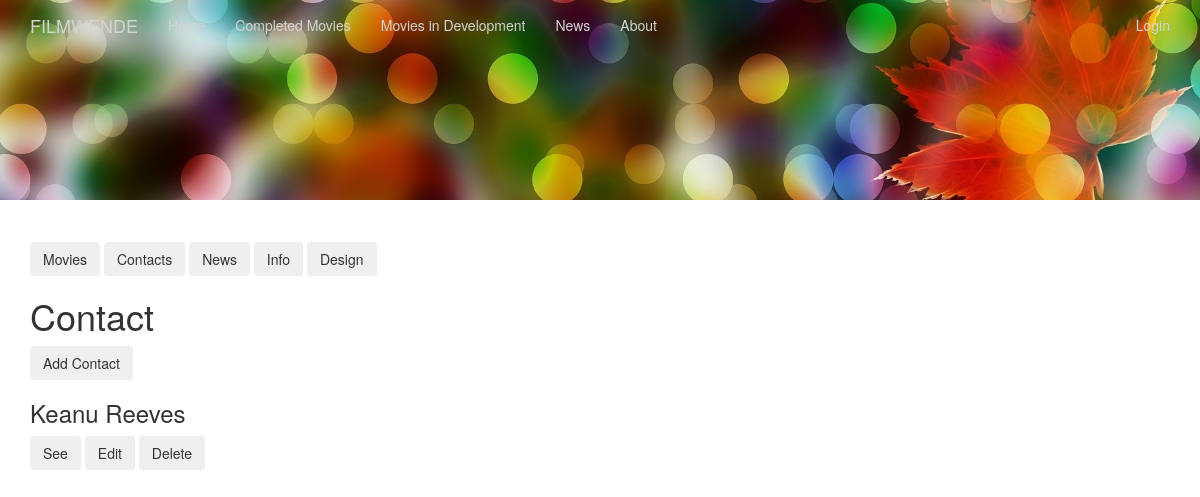
Before: /dashboard_contacts with the older database file.
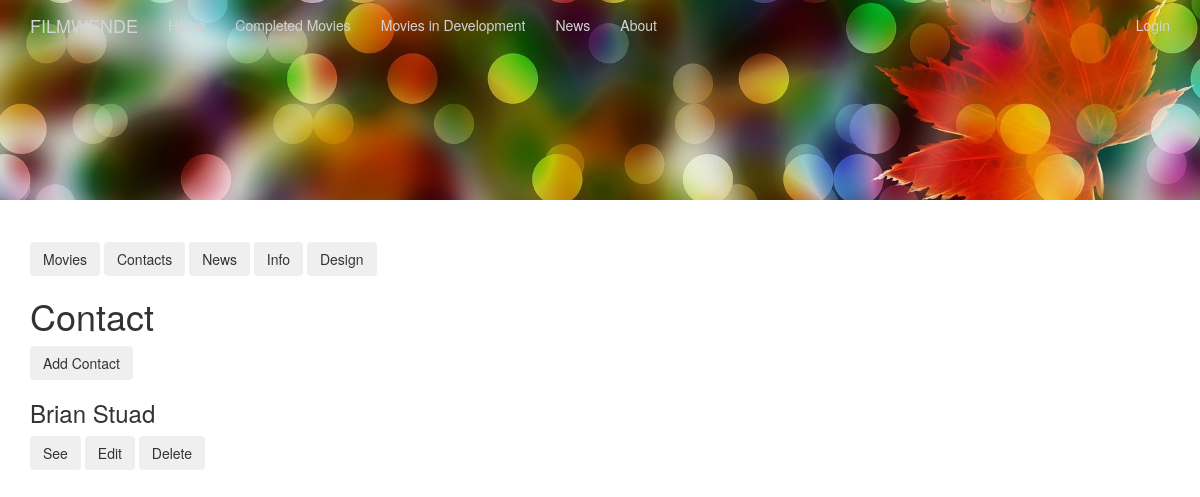
After: the same page with the newer database file.
### app/models.py (models this page shows, shortened)
class Contact(db.Model):
    __tablename__ = "contacts"
    id = db.Column(db.Integer, primary_key = True)
    name = db.Column(db.String(32))

### app/routes.py (the view)
@app.route ('/dashboard_contacts')
def dashboard_contacts():
    contacts = Contact.query.all()
    return render_template('dashboard_contacts.html',contacts=contacts)

### app/templates/dashboard_contacts.html
{% extends "base.html" %}
{% block content %}
<div class="row">
    <img id="header" src="/static/Header1.jpg" alt="My image"/>
    <div class="col-md-3"></div>
  </div>
  <div class="container">
  <div class="col"><hr></div>
  {% include '_dashboard.html' %}
  <h1>Contact</h1>
  <button type="button" class="btn btn-outline-secondary" onclick ="window.location = '/edit_contact';"> Add Contact</button>
  {% if contacts | length > 0 %}
    {%for contact in contacts%}
        <div>
          {% include '_contact.html' %}
          <button type="button" class="btn btn-outline-secondary" onclick ="window.location = '/contacts/{{contact.id}}';"> See </button>
          <button type="button" class="btn btn-outline-secondary" onclick ="window.location = '/edit_contact?id={{contact.id}}';"> Edit </button>
          <button type="button" class="btn btn-outline-secondary" onclick ="window.location = '/delete_contact?id={{contact.id}}';"> Delete </button>
        </div>
    {%endfor%}
  {%else%}
    <i>No contact yet.</i>
  {%endif%}
  </div>
{%endblock%}

### app/templates/base.html (shortened to what this page needs)
{% extends 'bootstrap/base.html' %}
{% block styles %}
    {{super()}}
        <link rel="stylesheet" href="{{url_for('.static', filename='mystyle.css')}}">
{% endblock %}
{% block navbar %}
<nav class="navbar navbar-inverse navbar-fixed-top" id="productnav" style="background-color: #00000000">
        <div class="container">
                <div class="navbar-header">
                    <a class="navbar-brand" href="{{ url_for('index') }}">FILMWENDE</a>
                </div>
                <div class="collapse navbar-collapse" id="bs-example-navbar-collapse-1">
                    <ul class="nav navbar-nav">
                        <li><a href="{{ url_for('index') }}">Home</a></li>
                        <li><a onload="currentLinkFunction()" href="{{ url_for('completed') }}">Completed Movies</a></li>
                        <li><a onload="currentLinkFunction()" href="{{ url_for('development') }}">Movies in Development</a></li>
                        <li><a onload="currentLinkFunction()" href="{{ url_for('news') }}">News</a></li>
                        <li><a onload="currentLinkFunction()" href="{{ url_for('about') }}">About</a></li>
                    </ul>
                    <ul class="nav navbar-nav navbar-right">
                        {% if current_user.is_anonymous %}
                        <li><a href="{{ url_for('login') }}">Login</a></li>
                        {% else %}
                        <li><a onload="currentLinkFunction()"  href="{{ url_for('dashboard') }}">Dashboard</a></li>
                        <li><a href="{{ url_for('logout') }}">Logout</a></li>
                        {% endif %}
                    </ul>
                </div>
                </div>
        </nav>
{% endblock %}

### app/templates/_dashboard.html
<div>
  <button type="button" class="btn btn-outline-secondary" onclick ="window.location = '/dashboard_movies';"> Movies</button>
  <button type="button" class="btn btn-outline-secondary" onclick ="window.location = '/dashboard_contacts';"> Contacts</button>
  <button type="button" class="btn btn-outline-secondary" onclick ="window.location = '/dashboard_news';"> News</button>
  <button type="button" class="btn btn-outline-secondary" onclick ="window.location = '/dashboard_info';"> Info</button>
  <button type="button" class="btn btn-outline-secondary" onclick ="window.location = '/dashboard_design';"> Design</button>
</div>

### app/templates/_contact.html (shortened to what this page needs)
<h3>{{ contact.name }}</h3>

### app/static/mystyle.css (style rules this page uses)
#header { object-fit: cover; width: 100%; height: 200px; }
.navbar-inverse { border-color: #00000000 !important; width: 100%; overflow: hidden; }
hr { border-color: rgba(0, 0, 0, 0)!important; }
a { color: lightgrey !important; }
html, body { max-width: 100%; overflow-x: hidden; }
.row { display: flex; flex-wrap: wrap; padding: 0 4px; }

Changed rows visible on the page:
changed Contact: name "Keanu Reeves" → "Brian Stuad"
